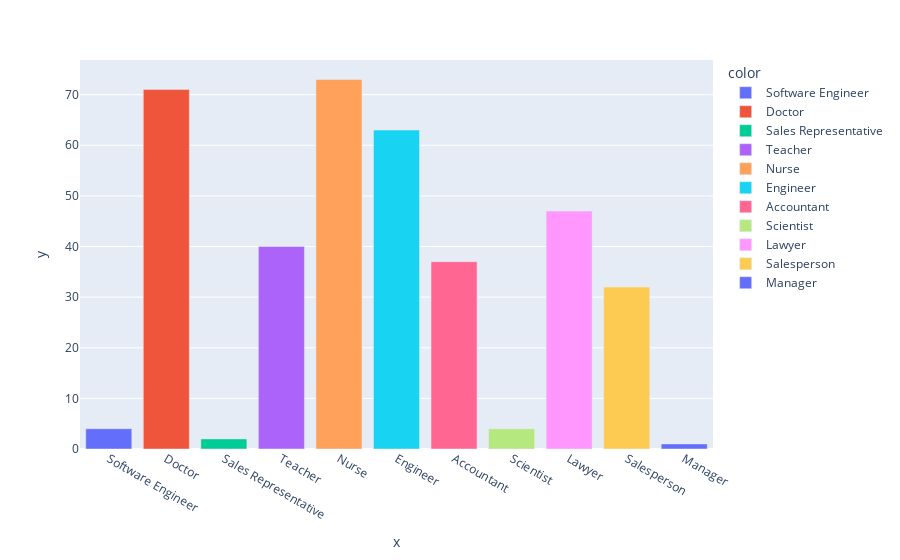

Here is the notebook cell this chart was saved with:
### Code cell
px.bar(df, x=df['Occupation'].unique(), y=occ_count, color=df['Occupation'].unique())

### Figure 1 — Plotly figure (JSON) as saved in the notebook; plotly's stock layout.template omitted (floating-point values rounded to 4 significant figures)
{"data": [{"alignmentgroup": "True", "hovertemplate": "color=Software Engineer<br>x=%{x}<br>y=%{y}<extra></extra>", "legendgroup": "Software Engineer", "marker": {"color": "#636efa", "pattern": {"shape": ""}}, "name": "Software Engineer", "offsetgroup": "Software Engineer", "orientation": "v", "showlegend": true, "textposition": "auto", "type": "bar", "x": ["Software Engineer"], "xaxis": "x", "y": [4], "yaxis": "y"}, {"alignmentgroup": "True", "hovertemplate": "color=Doctor<br>x=%{x}<br>y=%{y}<extra></extra>", "legendgroup": "Doctor", "marker": {"color": "#EF553B", "pattern": {"shape": ""}}, "name": "Doctor", "offsetgroup": "Doctor", "orientation": "v", "showlegend": true, "textposition": "auto", "type": "bar", "x": ["Doctor"], "xaxis": "x", "y": [71], "yaxis": "y"}, {"alignmentgroup": "True", "hovertemplate": "color=Sales Representative<br>x=%{x}<br>y=%{y}<extra></extra>", "legendgroup": "Sales Representative", "marker": {"color": "#00cc96", "pattern": {"shape": ""}}, "name": "Sales Representative", "offsetgroup": "Sales Representative", "orientation": "v", "showlegend": true, "textposition": "auto", "type": "bar", "x": ["Sales Representative"], "xaxis": "x", "y": [2], "yaxis": "y"}, {"alignmentgroup": "True", "hovertemplate": "color=Teacher<br>x=%{x}<br>y=%{y}<extra></extra>", "legendgroup": "Teacher", "marker": {"color": "#ab63fa", "pattern": {"shape": ""}}, "name": "Teacher", "offsetgroup": "Teacher", "orientation": "v", "showlegend": true, "textposition": "auto", "type": "bar", "x": ["Teacher"], "xaxis": "x", "y": [40], "yaxis": "y"}, {"alignmentgroup": "True", "hovertemplate": "color=Nurse<br>x=%{x}<br>y=%{y}<extra></extra>", "legendgroup": "Nurse", "marker": {"color": "#FFA15A", "pattern": {"shape": ""}}, "name": "Nurse", "offsetgroup": "Nurse", "orientation": "v", "showlegend": true, "textposition": "auto", "type": "bar", "x": ["Nurse"], "xaxis": "x", "y": [73], "yaxis": "y"}, {"alignmentgroup": "True", "hovertemplate": "color=Engineer<br>x=%{x}<br>y=%{y}<extra></extra>", "legendgroup": "Engineer", "marker": {"color": "#19d3f3", "pattern": {"shape": ""}}, "name": "Engineer", "offsetgroup": "Engineer", "orientation": "v", "showlegend": true, "textposition": "auto", "type": "bar", "x": ["Engineer"], "xaxis": "x", "y": [63], "yaxis": "y"}, {"alignmentgroup": "True", "hovertemplate": "color=Accountant<br>x=%{x}<br>y=%{y}<extra></extra>", "legendgroup": "Accountant", "marker": {"color": "#FF6692", "pattern": {"shape": ""}}, "name": "Accountant", "offsetgroup": "Accountant", "orientation": "v", "showlegend": true, "textposition": "auto", "type": "bar", "x": ["Accountant"], "xaxis": "x", "y": [37], "yaxis": "y"}, {"alignmentgroup": "True", "hovertemplate": "color=Scientist<br>x=%{x}<br>y=%{y}<extra></extra>", "legendgroup": "Scientist", "marker": {"color": "#B6E880", "pattern": {"shape": ""}}, "name": "Scientist", "offsetgroup": "Scientist", "orientation": "v", "showlegend": true, "textposition": "auto", "type": "bar", "x": ["Scientist"], "xaxis": "x", "y": [4], "yaxis": "y"}, {"alignmentgroup": "True", "hovertemplate": "color=Lawyer<br>x=%{x}<br>y=%{y}<extra></extra>", "legendgroup": "Lawyer", "marker": {"color": "#FF97FF", "pattern": {"shape": ""}}, "name": "Lawyer", "offsetgroup": "Lawyer", "orientation": "v", "showlegend": true, "textposition": "auto", "type": "bar", "x": ["Lawyer"], "xaxis": "x", "y": [47], "yaxis": "y"}, {"alignmentgroup": "True", "hovertemplate": "color=Salesperson<br>x=%{x}<br>y=%{y}<extra></extra>", "legendgroup": "Salesperson", "marker": {"color": "#FECB52", "pattern": {"shape": ""}}, "name": "Salesperson", "offsetgroup": "Salesperson", "orientation": "v", "showlegend": true, "textposition": "auto", "type": "bar", "x": ["Salesperson"], "xaxis": "x", "y": [32], "yaxis": "y"}, {"alignmentgroup": "True", "hovertemplate": "color=Manager<br>x=%{x}<br>y=%{y}<extra></extra>", "legendgroup": "Manager", "marker": {"color": "#636efa", "pattern": {"shape": ""}}, "name": "Manager", "offsetgroup": "Manager", "orientation": "v", "showlegend": true, "textposition": "auto", "type": "bar", "x": ["Manager"], "xaxis": "x", "y": [1], "yaxis": "y"}], "layout": {"barmode": "relative", "legend": {"title": {"text": "color"}, "tracegroupgap": 0}, "margin": {"t": 60}, "xaxis": {"anchor": "y", "domain": [0, 1], "title": {"text": "x"}}, "yaxis": {"anchor": "x", "domain": [0, 1], "title": {"text": "y"}}}}
